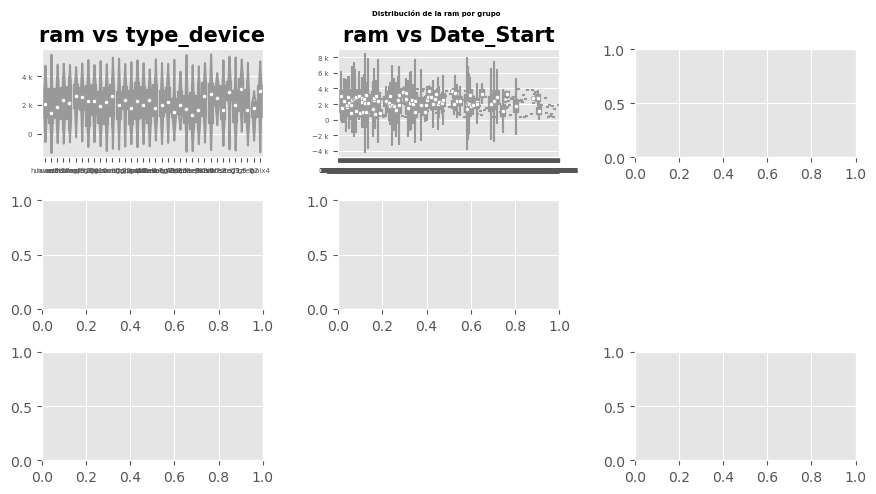

This figure's Python source:
# Tratamiento de datos
# ==============================================================================
import numpy as np
import pandas as pd
from tabulate import tabulate

# Gráficos
# ==============================================================================
import matplotlib.pyplot as plt
from matplotlib import style
import matplotlib.ticker as ticker
import seaborn as sns

# Preprocesado y modelado
# ==============================================================================
from sklearn.model_selection import train_test_split
from sklearn.model_selection import GridSearchCV
from sklearn.model_selection import RepeatedKFold
from sklearn.neighbors import KNeighborsClassifier
from sklearn.datasets import make_blobs
from sklearn.metrics import euclidean_distances
from sklearn.neighbors import KNeighborsClassifier
from sklearn.ensemble import RandomForestClassifier
from sklearn.linear_model import Ridge

from skopt.space import Real, Integer
from skopt.utils import use_named_args
from skopt import gp_minimize
from skopt.plots import plot_convergence

# Varios
# ==============================================================================
import multiprocessing
import random
from itertools import product
from fitter import Fitter, get_common_distributions
# Configuración matplotlib
# ==============================================================================
plt.rcParams['image.cmap'] = "bwr"
#plt.rcParams['figure.dpi'] = "100"
plt.rcParams['savefig.bbox'] = "tight"
style.use('ggplot') or plt.style.use('ggplot')

# Configuración warnings
# ==============================================================================
import warnings
warnings.filterwarnings('ignore')

# Configuración matplotlib
# ==============================================================================
plt.rcParams['image.cmap'] = "bwr"
#plt.rcParams['figure.dpi'] = "100"
plt.rcParams['savefig.bbox'] = "tight"
style.use('ggplot') or plt.style.use('ggplot')

# Configuración warnings
# ==============================================================================
import warnings
warnings.filterwarnings('ignore')

# Tipo de cada columna
# ==============================================================================
# En pandas, el tipo "object" hace referencia a strings
# datos.dtypes
data.info()

# Dimensiones del dataset
# ==============================================================================
data.shape

# Número de datos ausentes por variable
# ==============================================================================
data.isna().sum().sort_values()

fig, axes = plt.subplots(nrows=3, ncols=1, figsize=(6, 6))
sns.distplot(
    data.ram,
    hist    = False,
    rug     = True,
    color   = "blue",
    kde_kws = {'shade': True, 'linewidth': 1},
    ax      = axes[0]
)
axes[0].set_title("Distribución original", fontsize = 'medium')
axes[0].set_xlabel('ram', fontsize='small') 
axes[0].tick_params(labelsize = 6)

sns.distplot(
    np.sqrt(data.ram),
    hist    = False,
    rug     = True,
    color   = "blue",
    kde_kws = {'shade': True, 'linewidth': 1},
    ax      = axes[1]
)
axes[1].set_title("Transformación raíz cuadrada", fontsize = 'medium')
axes[1].set_xlabel('sqrt(ram)', fontsize='small') 
axes[1].tick_params(labelsize = 6)

sns.distplot(
    np.log(data.ram),
    hist    = False,
    rug     = True,
    color   = "blue",
    kde_kws = {'shade': True, 'linewidth': 1},
    ax      = axes[2]
)
axes[2].set_title("Transformación logarítmica", fontsize = 'medium')
axes[2].set_xlabel('log(ram)', fontsize='small') 
axes[2].tick_params(labelsize = 6)

fig.tight_layout()

# Variables numéricas
# ==============================================================================
data.select_dtypes(include=['float64', 'int']).describe()

# Gráfico relación entre el precio y cada cada variables cualitativas
# ==============================================================================
# Ajustar número de subplots en función del número de columnas
fig, axes = plt.subplots(nrows=3, ncols=3, figsize=(9, 5))
axes = axes.flat
columnas_object = data.select_dtypes(include=['object']).columns

for i, colum in enumerate(columnas_object):
    sns.violinplot(
        x     = colum,
        y     = 'ram',
        data  = data,
        color = "white",
        ax    = axes[i]
    )
    axes[i].set_title(f"ram vs {colum}", fontsize = 15, fontweight = "bold")
    axes[i].yaxis.set_major_formatter(ticker.EngFormatter())
    axes[i].tick_params(labelsize = 5)
    axes[i].set_xlabel("")
    axes[i].set_ylabel("")

# Se eliminan los axes vacíos
for i in [5, 7]:
    fig.delaxes(axes[i])
    
fig.tight_layout()
plt.subplots_adjust(top=0.9)
fig.suptitle('Distribución de la ram por grupo', fontsize = 5, fontweight = "bold");
